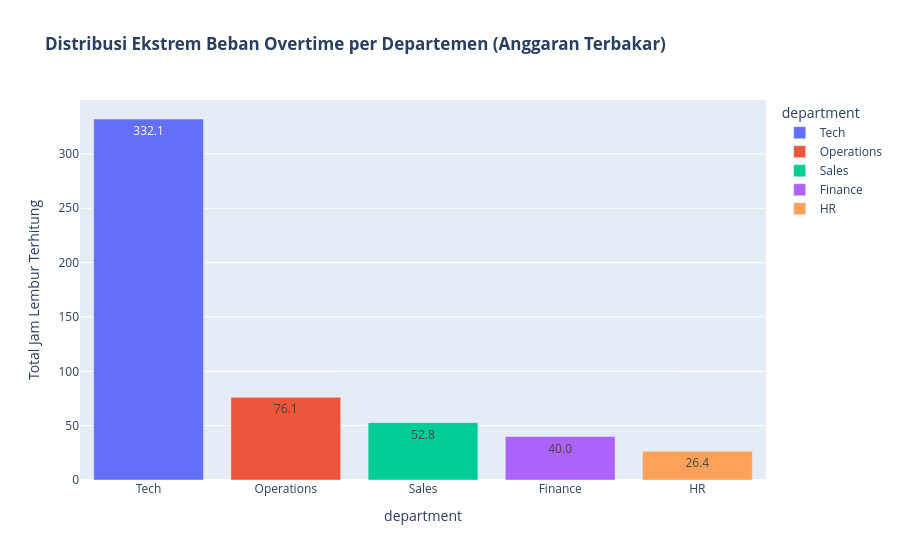

Here is the notebook cell this chart was saved with:
### Markdown cell above
<div style="background-color: #f8f9fa; padding: 15px; border-left: 6px solid #17a2b8; border-radius: 4px;">
<b>🔍 Pipeline Insight (Deteksi Lubang Hitam Kandidat):</b><br>
Corong membedah kelemahaan mematikan di garis pertahanan antara **'Screening' turun curam ke 'Interview'**. Rasio putus asa ini membunyikan alarm bahwa kualifikasi pembukaan rekrutmen perusahaan tak terkalibrasi tajam sehingga meloloskan bergunung-gunung formulir sampah (Mismatch Profile). Ditambah, **detektor peringatan stagnasi memergoki adanya kandidat membusuk tak dieksekusi rekruter membedel ambang >5 Hari.** Proses bisnis wajib dicaci!
</div>

### Code cell
# D. OVERTIME DISTRIBUTION (DISTRIBUSI GULUNGAN BIAYA LEMBUR HARIAN)
ot_dept = merged_df.groupby('department')['overtime_minutes'].sum().reset_index()
ot_dept['overtime_hours'] = ot_dept['overtime_minutes'] / 60

fig4 = px.bar(ot_dept.sort_values('overtime_hours', ascending=False), 
              x='department', y='overtime_hours',
              title='<b>Distribusi Ekstrem Beban Overtime per Departemen (Anggaran Terbakar)</b>',
              color='department', text_auto='.1f')
fig4.update_layout(yaxis_title="Total Jam Lembur Terhitung")
fig4.show()

### Figure 1 — Plotly figure (JSON) as saved in the notebook; plotly's stock layout.template omitted (floating-point values rounded to 4 significant figures)
{"data": [{"alignmentgroup": "True", "hovertemplate": "department=%{x}<br>overtime_hours=%{y}<extra></extra>", "legendgroup": "Tech", "marker": {"color": "#636efa", "pattern": {"shape": ""}}, "name": "Tech", "offsetgroup": "Tech", "orientation": "v", "showlegend": true, "textposition": "auto", "texttemplate": "%{y:.1f}", "type": "bar", "x": ["Tech"], "xaxis": "x", "y": [332.1], "yaxis": "y"}, {"alignmentgroup": "True", "hovertemplate": "department=%{x}<br>overtime_hours=%{y}<extra></extra>", "legendgroup": "Operations", "marker": {"color": "#EF553B", "pattern": {"shape": ""}}, "name": "Operations", "offsetgroup": "Operations", "orientation": "v", "showlegend": true, "textposition": "auto", "texttemplate": "%{y:.1f}", "type": "bar", "x": ["Operations"], "xaxis": "x", "y": [76.08], "yaxis": "y"}, {"alignmentgroup": "True", "hovertemplate": "department=%{x}<br>overtime_hours=%{y}<extra></extra>", "legendgroup": "Sales", "marker": {"color": "#00cc96", "pattern": {"shape": ""}}, "name": "Sales", "offsetgroup": "Sales", "orientation": "v", "showlegend": true, "textposition": "auto", "texttemplate": "%{y:.1f}", "type": "bar", "x": ["Sales"], "xaxis": "x", "y": [52.78], "yaxis": "y"}, {"alignmentgroup": "True", "hovertemplate": "department=%{x}<br>overtime_hours=%{y}<extra></extra>", "legendgroup": "Finance", "marker": {"color": "#ab63fa", "pattern": {"shape": ""}}, "name": "Finance", "offsetgroup": "Finance", "orientation": "v", "showlegend": true, "textposition": "auto", "texttemplate": "%{y:.1f}", "type": "bar", "x": ["Finance"], "xaxis": "x", "y": [39.97], "yaxis": "y"}, {"alignmentgroup": "True", "hovertemplate": "department=%{x}<br>overtime_hours=%{y}<extra></extra>", "legendgroup": "HR", "marker": {"color": "#FFA15A", "pattern": {"shape": ""}}, "name": "HR", "offsetgroup": "HR", "orientation": "v", "showlegend": true, "textposition": "auto", "texttemplate": "%{y:.1f}", "type": "bar", "x": ["HR"], "xaxis": "x", "y": [26.38], "yaxis": "y"}], "layout": {"barmode": "relative", "legend": {"title": {"text": "department"}, "tracegroupgap": 0}, "title": {"text": "<b>Distribusi Ekstrem Beban Overtime per Departemen (Anggaran Terbakar)</b>"}, "xaxis": {"anchor": "y", "categoryarray": ["Tech", "Operations", "Sales", "Finance", "HR"], "categoryorder": "array", "domain": [0, 1], "title": {"text": "department"}}, "yaxis": {"anchor": "x", "domain": [0, 1], "title": {"text": "Total Jam Lembur Terhitung"}}}}
